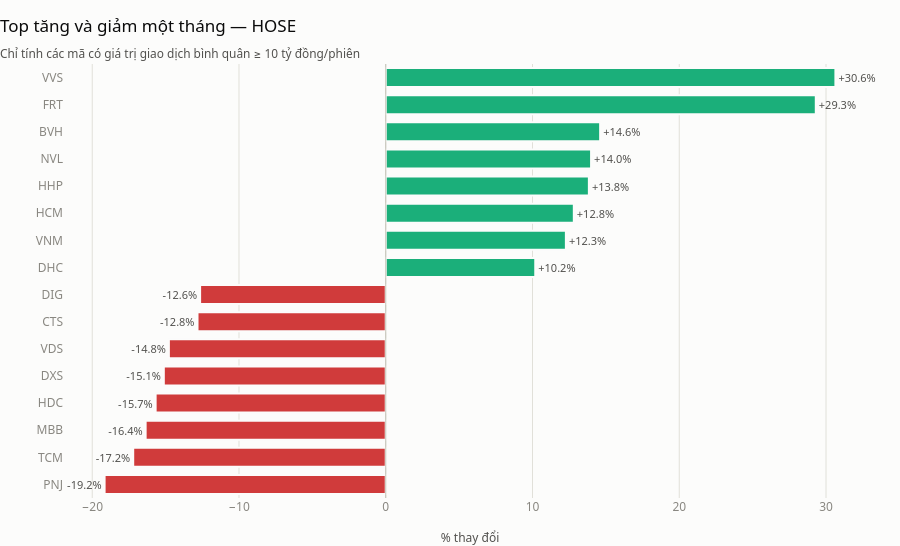

The notebook cell saved with this chart:
### Markdown cell above
### Top tăng / giảm một tháng

Bảng xếp hạng đầu tiên — và bài học đi kèm: xếp hạng trên **toàn bộ** 407 mã
cho ra một danh sách đứng đầu bởi các mã gần như không giao dịch. Lọc thanh
khoản không phải bước làm đẹp, nó là bước làm cho kết quả có nghĩa.

### Code cell
thay_doi = (
    toan_san.sort_values(["symbol", "date"])
    .groupby("symbol", observed=True)
    .agg(
        gia_dau=("close", "first"),
        gia_cuoi=("close", "last"),
        kl_bq=("volume", "mean"),
        gia_bq=("close", "mean"),
    )
)
thay_doi["thay_doi_pct"] = (thay_doi["gia_cuoi"] / thay_doi["gia_dau"] - 1) * 100
# Giá tính bằng nghìn VND → nhân 1.000 để ra VND. Bỏ số 1.000 này là lệch ba chữ số.
thay_doi["gtgd_ty"] = thay_doi["gia_bq"] * thay_doi["kl_bq"] * 1_000 / 1e9

thanh_khoan = thay_doi[thay_doi["gtgd_ty"] >= 10].reset_index()
print(f"Còn {len(thanh_khoan)}/{len(thay_doi)} mã có GTGD bình quân ≥ 10 tỷ/phiên")

top = pd.concat(
    [
        thanh_khoan.nlargest(8, "thay_doi_pct"),
        thanh_khoan.nsmallest(8, "thay_doi_pct"),
    ]
)

from finlens_examples import bar_ngang

bar_ngang(
    top,
    nhan="symbol",
    gia_tri="thay_doi_pct",
    tieu_de="Top tăng và giảm một tháng — HOSE",
    phu_de="Chỉ tính các mã có giá trị giao dịch bình quân ≥ 10 tỷ đồng/phiên",
    nhan_x="% thay đổi",
    dinh_dang_nhan="{:+.1f}%",
)

### Figure 1 — Plotly figure (JSON) as saved in the notebook; plotly's stock layout.template omitted (floating-point values rounded to 4 significant figures)
{"data": [{"cliponaxis": false, "hovertemplate": "%{y}: %{x:,.2f}<extra></extra>", "marker": {"color": ["#d03b3b", "#d03b3b", "#d03b3b", "#d03b3b", "#d03b3b", "#d03b3b", "#d03b3b", "#d03b3b", "#1baf7a", "#1baf7a", "#1baf7a", "#1baf7a", "#1baf7a", "#1baf7a", "#1baf7a", "#1baf7a"], "line": {"color": "#fcfcfb", "width": 2}}, "orientation": "h", "text": ["-19.2%", "-17.2%", "-16.4%", "-15.7%", "-15.1%", "-14.8%", "-12.8%", "-12.6%", "+10.2%", "+12.3%", "+12.8%", "+13.8%", "+14.0%", "+14.6%", "+29.3%", "+30.6%"], "textfont": {"color": "#52514e", "size": 11}, "textposition": "outside", "type": "bar", "x": [-19.16, -17.21, -16.36, -15.68, -15.12, -14.78, -12.83, -12.65, 10.19, 12.27, 12.82, 13.84, 13.99, 14.61, 29.3, 30.64], "y": ["PNJ", "TCM", "MBB", "HDC", "DXS", "VDS", "CTS", "DIG", "DHC", "VNM", "HCM", "HHP", "NVL", "BVH", "FRT", "VVS"]}], "layout": {"bargap": 0.3, "height": 546, "shapes": [{"line": {"color": "#c3c2b7", "width": 1}, "type": "line", "x0": 0, "x1": 0, "xref": "x", "y0": 0, "y1": 1, "yref": "y domain"}], "showlegend": false, "title": {"text": "Top tăng và giảm một tháng — HOSE<br><sub style='color:#52514e'>Chỉ tính các mã có giá trị giao dịch bình quân ≥ 10 tỷ đồng/phiên</sub>"}, "xaxis": {"gridcolor": "#e1e0d9", "showgrid": true, "title": {"text": "% thay đổi"}}, "yaxis": {"showgrid": false, "type": "category"}}}
